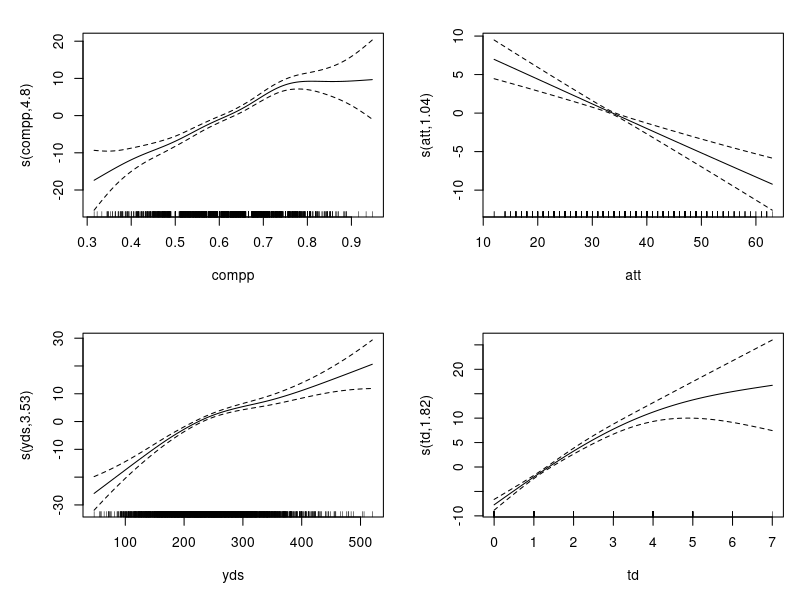
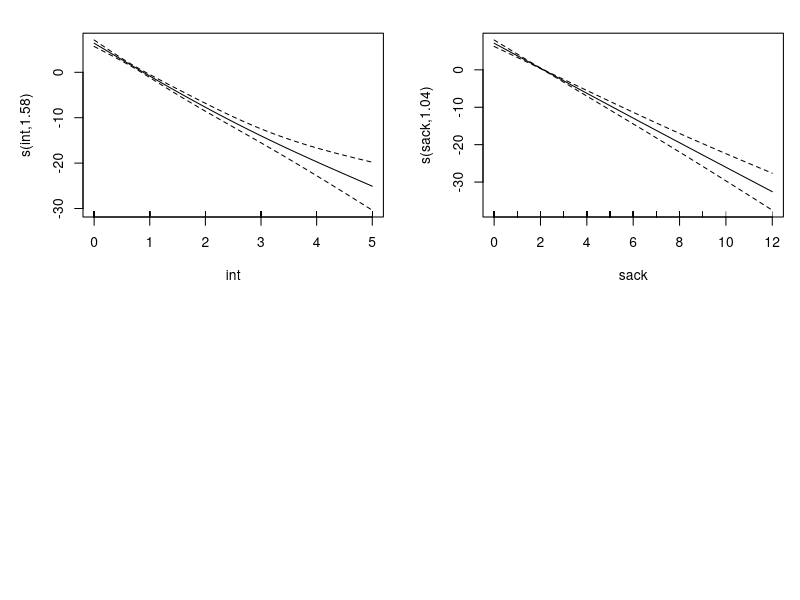
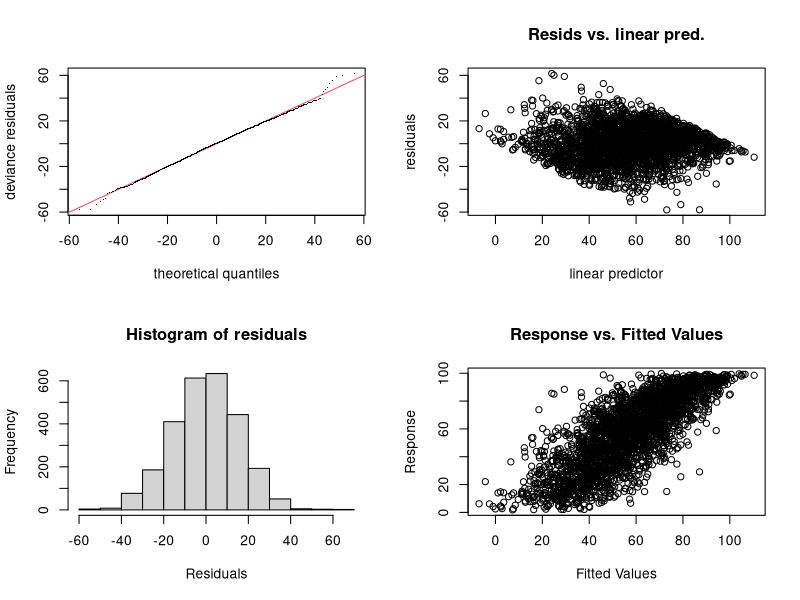

These charts were generated, in order, by the following R code:
## ---- chunk 1
knitr::opts_chunk$set(echo = TRUE)
## ---- chunk 2
 setwd("C:/Users/w76c139/Box Sync/SecondSemesterStatistics_V3")
trainingdata<-read.csv("trainingdata.csv",header=T)
summary(trainingdata)
trainingdata$compp<-trainingdata$comp/trainingdata$att
require(mgcv)
gam1<-gam(qbr~result+s(compp,k=10,bs="ts")+s(att,k=15,bs="ts")+s(yds,k=15,bs="ts")+s(td,k=3,bs="ts")+s(int,k=3,bs="ts")+s(sack,k=3,bs="ts")+fum,data=trainingdata)
plot(gam1,pages=2,scale=0)
summary(gam1)
gam.check(gam1)

